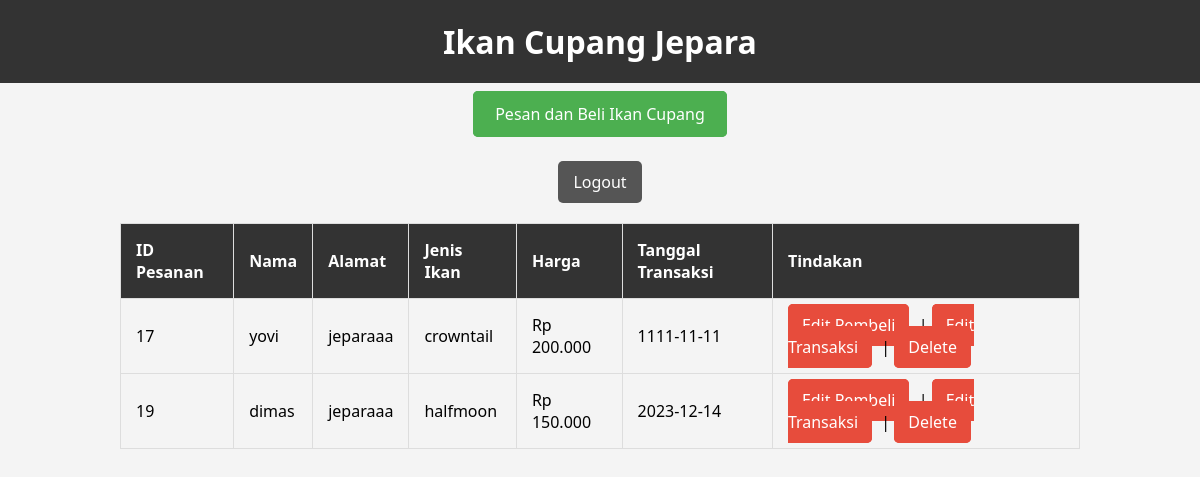
The app's page /read.php (signed in) with its own data.
### tables this page shows
CREATE TABLE `transaksi` (
  `transaksi_id` int(11) NOT NULL,
  `id_pembeli` int(11) DEFAULT NULL,
  `jenis_ikan` varchar(100) NOT NULL,
  `harga` decimal(10,2) NOT NULL,
  `tanggal` date NOT NULL,
  `id_pengguna` int(11) DEFAULT NULL
);

CREATE TABLE `pembeli` (
  `pembeli_id` int(11) NOT NULL,
  `nama` varchar(100) NOT NULL,
  `alamat` varchar(255) NOT NULL
);

### read.php (the view, shortened to what this page needs)
<?php
include 'koneksi.php';
function displayDashboardMenu() {
    echo "
    <div class='dashboard-links'>
        <a href='create_pembeli_transaksi.php' class='btn-create'>Pesan dan Beli Ikan Cupang</a>
        <p><a href='logout.php' class='logout-btn'>Logout</a></p>
    </div>";
}
$id_pengguna = $_SESSION['user_id'];
$query = "SELECT pembeli.*, transaksi.jenis_ikan, transaksi.harga, transaksi.tanggal
          FROM pembeli
          LEFT JOIN transaksi ON pembeli.pembeli_id = transaksi.id_pembeli
          WHERE transaksi.id_pengguna = '$id_pengguna'";
$result = $mysqli->query($query);
echo "
<!DOCTYPE html>
<html lang='en'>
<head>
</head>
<body>
    <header>
        <h1>Ikan Cupang Jepara</h1>
    </header>";
displayDashboardMenu();
if ($result) {
    if ($result->num_rows > 0) {
        echo "
        <table>
            <tr>
                <th>ID Pesanan</th>
                <th>Nama</th>
                <th>Alamat</th>
                <th>Jenis Ikan</th>
                <th>Harga</th>
                <th>Tanggal Transaksi</th>
                <th>Tindakan</th>
            </tr>";
        while ($row = $result->fetch_assoc()) {
            echo "<tr>";
            echo "<td>" . $row["pembeli_id"] . "</td>";
            echo "<td>" . $row["nama"] . "</td>";
            echo "<td>" . $row["alamat"] . "</td>";
            echo "<td>" . $row["jenis_ikan"] . "</td>";
            echo "<td>" . formatCurrency($row["harga"]) . "</td>";
            echo "<td>" . $row["tanggal"] . "</td>";
            echo "<td>
                        <a href='edit_pembeli_transaksi.php?id=" . $row["pembeli_id"] . "' class='edit-btn'>Edit Pembeli</a> |
                        <a href='edit_transaksi.php?id=" . $row["pembeli_id"] . "' class='edit-btn'>Edit Transaksi</a> |
                        <a href='delete.php?id=" . $row["pembeli_id"] . "' class='delete-btn'>Delete</a>
                    </td>";
            echo "</tr>";
        }
        echo "</table>";
    } else {
        echo "<div class='no-data'>Tidak ada data transaksi.</div>";
    }
} else {
    echo "<div style='color: red; margin: 10px;'>Error: " . $mysqli->error . "</div>";
}
function formatCurrency($amount)
{
    return 'Rp ' . number_format($amount, 0, ',', '.');
}
?>
</body>
</html>

### read.php (style rules this page uses)
body { font-family: 'Segoe UI', Tahoma, Geneva, Verdana, sans-serif; background-color: #f4f4f4; margin: 0; padding: 0; text-align: center; }
header { background-color: #333; color: #fff; padding: 20px; text-align: center; }
h1 { margin: 0; font-size: 2em; }
.dashboard-links { margin-top: 20px; }
a { color: #fff; text-decoration: none; transition: color 0.3s ease; }
.btn-create { background-color: #4CAF50; color: #fff; padding: 10px 20px; text-decoration: none; border: 2px solid #4CAF50; border-radius: 5px; transition: background-color 0.3s ease; }
.logout-btn { background-color: #555; color: #fff; padding: 10px 15px; text-decoration: none; border-radius: 5px; margin-top: 20px; display: inline-block; transition: background-color 0.3s ease; }
table { border-collapse: collapse; width: 80%; margin: 20px auto; }
table, th, td { border: 1px solid #ddd; }
th, td { padding: 15px; text-align: left; }
th { background-color: #333; color: #fff; }
.delete-btn, .edit-btn { background-color: #e74c3c; color: #fff; padding: 8px 12px; text-decoration: none; border-radius: 5px; transition: background-color 0.3s ease; margin-right: 5px; border: 2px solid #e74c3c; }

### records on screen
transaksi: id_pembeli.pembeli_id "17", id_pembeli.nama "yovi", id_pembeli.alamat "jeparaaa", jenis_ikan "crowntail", harga "Rp 200.000", tanggal "1111-11-11"
transaksi: id_pembeli.pembeli_id "19", id_pembeli.nama "dimas", id_pembeli.alamat "jeparaaa", jenis_ikan "halfmoon", harga "Rp 150.000", tanggal "2023-12-14"
